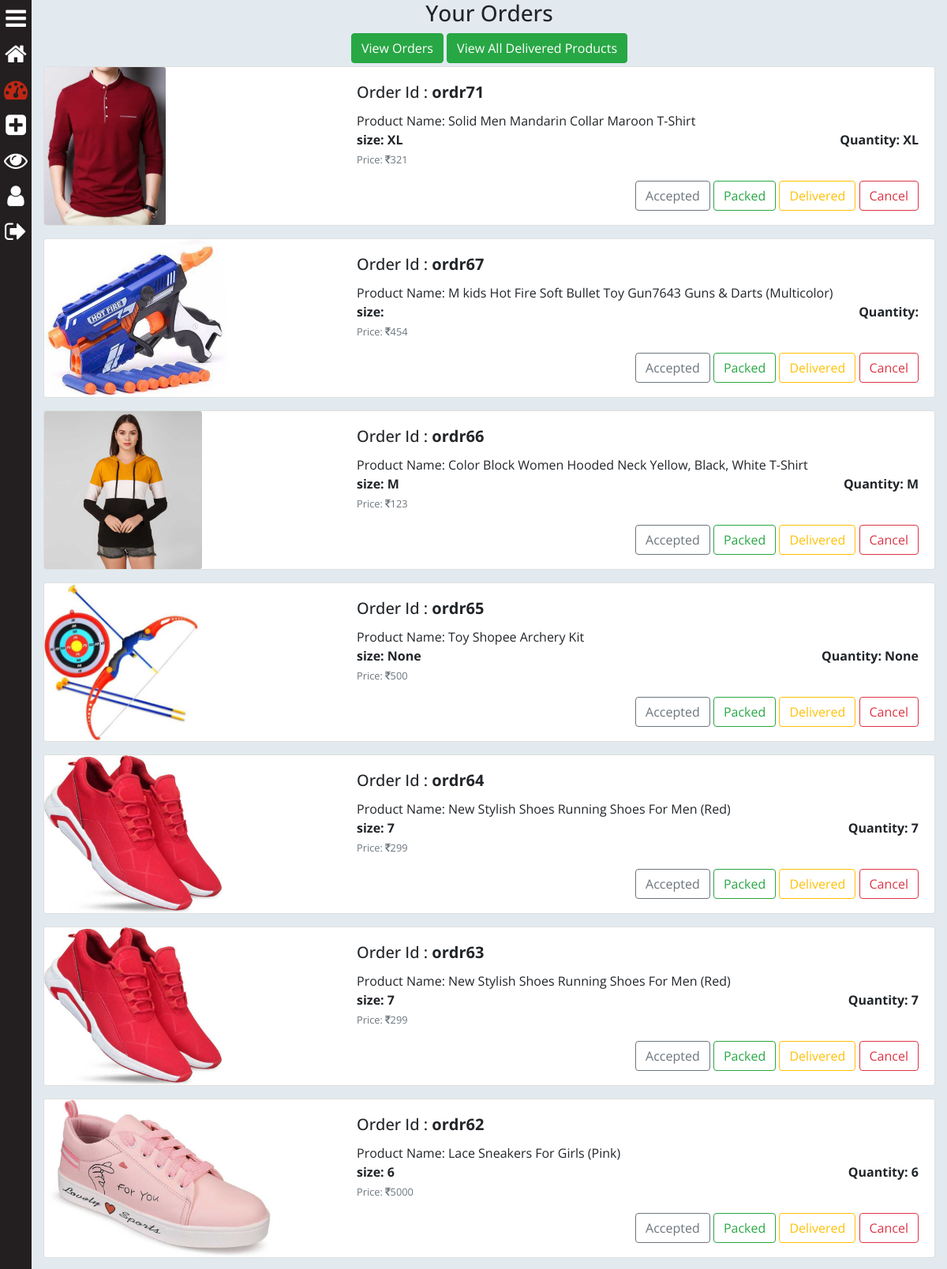
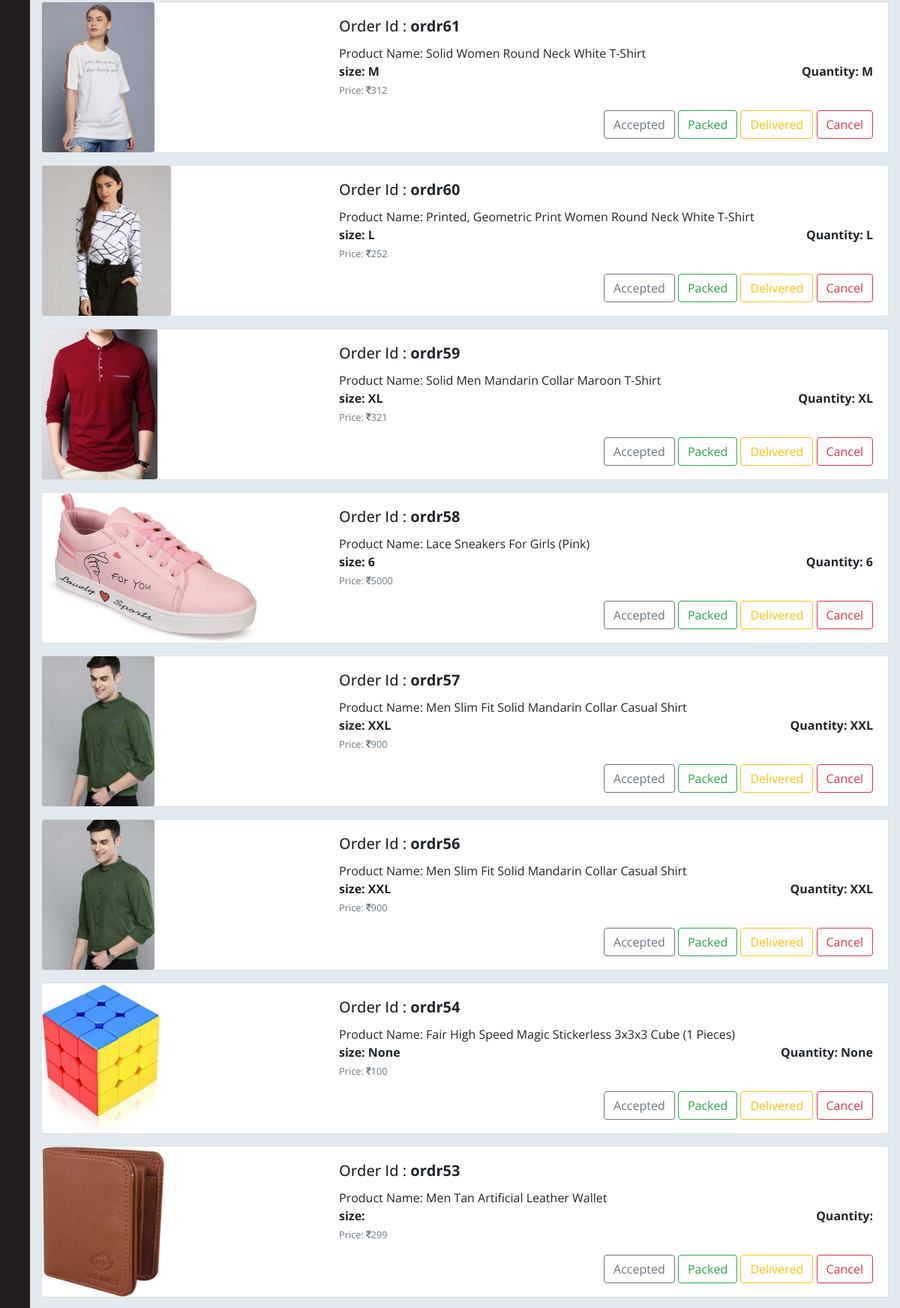
The app's page /seller/ (signed in, upper part) with its own data (2 pictures, top to bottom).
### saler/models.py (models this page shows, shortened)
class Orders(models.Model):
	STATUS_CHOICES = (("Accepted",'Accepted'),("Packed",'Packed'),("On The Way",'On The Way'),("Delivered",'Delivered'),("Cancel",'Cancel'))
	order_id = models.CharField(max_length=50,default='')
	saler = models.CharField(max_length=100,default='wrappers@admin',)
	user = models.ForeignKey(User, default='', on_delete=models.CASCADE)
	products = models.CharField(max_length=50)
	size = models.CharField(max_length=50,default='',null=True)
	status = models.CharField(max_length=15,choices=STATUS_CHOICES,default='')

class Product(models.Model):
	GST_CHOICES = (("0",'0'),("3",'3'),("5",'5'),("12",'12'),("18",'18'),("28",'28'))
	product_id = models.BigAutoField(primary_key=True)
	product_id2 = models.CharField(max_length=100,default='')
	shop = models.ForeignKey(User, on_delete=models.CASCADE,default='')
	product_name = models.CharField(max_length=100)
	category = models.ForeignKey(category, default="", verbose_name="Category", on_delete=models.SET_DEFAULT, null=True)
	subcategory = models.CharField(max_length=50, default="")
	price = models.IntegerField(default=0)
	price_not = models.IntegerField(default=999)
	desc = models.TextField()
	gst = models.CharField(default='0',max_length=3,choices=GST_CHOICES)
	pub_date = models.DateField(auto_now=True)
	image1 = models.ImageField(upload_to='products/images', default="",null=True)
	image2 = models.ImageField(upload_to='products/images', default="",null=True,blank=True)
	image3 = models.ImageField(upload_to='products/images', default="",null=True,blank=True)
	image4 = models.ImageField(upload_to='products/images', default="",null=True,blank=True)
	image5 = models.ImageField(upload_to='products/images', default="",null=True,blank=True)

### saler/views.py (the view)
# urls.py: path('', views.dashboard, name = 'dashboard'),
@login_required
def dashboard(request):
	if request.user.is_superuser or request.user.is_staff:
		if request.method == 'GET':
			odrr = request.GET.get('odrr')
			st = request.GET.get('st')
			if st == 'Cancel':
				o = Orders.objects.filter(order_id=odrr).first()
				o.status = 'Cancel'
				o.save()
			if st == 'Accepted':
				o = Orders.objects.filter(order_id=odrr).first()
				o.status = 'Accepted'
				o.save()
			if st == 'Packed':
				o = Orders.objects.filter(order_id=odrr).first()
				o.status = 'Packed'
				o.save()
			if st == 'Delivered':
				o = Orders.objects.filter(order_id=odrr).first()
				o.status = 'Delivered'
				o.save()
		ordr = [i for i in Orders.objects.filter(saler=request.user) if i.status != 'Cancel' and i.status != 'On The Way' and i.status != 'Delivered'][::-1]
		params = {
				'orders':ordr,
				'dorders': [i for i in Orders.objects.filter(saler=request.user) if i.status != 'Cancel' and i.status == 'On The Way' or i.status == 'Delivered'][::-1],
				'cart_element_no' : len([p for p in MyCart.objects.all() if p.user == request.user]),
				}
		return render(request, 'saler/dashboard.html', params)
	else:
		return redirect("/")

### main/templatetags/app_tags.py (called while the page is built)
@register.filter(name='split')
def split(str, key):
    return str.split(key)

@register.filter(name='remfl')
def remfl(str1, key):
	if str1 != '' and key != '':
		return str(str1)[int(key):-int(key)]

@register.filter(name='product')
def product(str1, key):
	if str1.split(key)[0] != '':
		ppp = Product.objects.filter(product_id=str1.split(key)[0]).first()
		return [ppp.product_name,ppp.image1.url,ppp.price]

### saler/templates/saler/dashboard.html (shortened to what this page needs)
{% extends 'saler/base.html' %}
{% load static %}
{% block saler_head %}
<link rel="stylesheet" href="{% static 'saler/css/home_style.css' %}">
{% endblock saler_head %}
{% block saler_body %}
{% load app_tags %}
<div class="container-fluid">
	<h3 style="text-align: center;">Your Orders</h3>
	<div style="text-align: center;" class="pb-1">
	<a href="#" style="text-align: center;" class="btn btn-success" onclick="document.getElementById('odrs').style.display='block'; document.getElementById('dodrs').style.display='none';">View Orders</a>
	<a href="#" style="text-align: center;" class="btn btn-success" onclick="document.getElementById('odrs').style.display='none'; document.getElementById('dodrs').style.display='block';">View All Delivered Products</a>
	</div>
	<div id="odrs">
	{% for ord in orders %}
	<div class="card mb-3" >
	  <div class="row no-gutters">
	    <div class="col-md-4">
	    	 {% for item in ord.products|split:',' %}
	        {% if item|product:'|'|slice:'0:1'|remfl:'2'%}
	      <img src="{{item|product:'|'|slice:'1:2'|remfl:'2'}}" class="card-img" alt="..." style="max-height: 200px; width: auto;">
	      	{% endif %}
	      	{% endfor %}
	    </div>
	    <div class="col-md-8">
	      <div class="card-body">
	        <h5 class="card-title">Order Id : <strong>{{ord.order_id}}</strong></h5>
	        {% for item in ord.products|split:',' %}
	        {% if item|product:'|'|slice:'0:1'|remfl:'2'%}
	        <p class="card-text m-0">Product Name: {{item|product:'|'|slice:'0:1'|remfl:'2'}}</p>
	        {% endif %}
	      	{% endfor %}
	        <p class="card-text m-0"><b>size: {{ord.size}}</b> <b style="float: right;">Quantity: {{ord.size}}</b></p>
	         {% for item in ord.products|split:',' %}
	        {% if item|product:'|'|slice:'0:1'|remfl:'2'%}
	        <p class="card-text"><small class="text-muted">Price: <i class="fa fa-inr" aria-hidden="true"></i>{{item|product:'|'|slice:'2:3'|remfl:'1'}}</small></p>
	         {% endif %}
	      	{% endfor %}
	        <div style="float: right;">
	        	{% if ord.status in '' %}
	        	<form style="display: inline;">
		        	<button type="submit" class="btn btn-outline-secondary">Accepted</button>
		        </form>
				{% endif %}
		        {% if ord.status != 'Packed' and ord.status != 'Delivered' %}
		        <form style="display: inline;">
					<button type="submit" class="btn btn-outline-success">Packed</button>
				</form>
				{% endif %}
		        {% if ord.status != 'Delivered' %}
		        <form style="display: inline;">
					<button type="submit" class="btn btn-outline-warning">Delivered</button>
				</form>
				{% endif %}
				<form style="display: inline;">
					<button type="submit" class="btn btn-outline-danger">Cancel</button>
				</form>
			</div>
	      </div>
	    </div>
	  </div>
	</div>
	{% endfor %}
	</div>
</div>
{% endblock saler_body %}

### records on screen
Orders: price (picture), order_id "ordr71", size "XL"
Product: products "Solid Men Mandarin Collar Maroon T-Shirt" "Solid Men Mandarin Collar Maroon T-Shirt", products "321" "321"
Orders: price (picture), order_id "ordr67"
Product: products "M kids Hot Fire Soft Bullet Toy Gun7643 Guns & Darts (Multicolor)", products "454"
Orders: price (picture), order_id "ordr66", size "M"
Product: products "Color Block Women Hooded Neck Yellow, Black, White T-Shirt", products "123"
Orders: price (picture), order_id "ordr65", size "None"
Product: products "Toy Shopee Archery Kit", products "500"
Orders: price (picture), order_id "ordr64", size "7"
Product: products "New Stylish Shoes Running Shoes For Men (Red)" "New Stylish Shoes Running Shoes For Men (Red)", products "299" "299"
Orders: price (picture), order_id "ordr63", size "7"
Orders: price (picture), order_id "ordr62", size "6"
Product: products "Lace Sneakers For Girls (Pink)" "Lace Sneakers For Girls (Pink)", products "5000" "5000"
Orders: price (picture), order_id "ordr61", size "M"
Product: products "Solid Women Round Neck White T-Shirt", products "312"
Orders: price (picture), order_id "ordr60", size "L"
Product: products "Printed, Geometric Print Women Round Neck White T-Shirt", products "252"
Orders: price (picture), order_id "ordr59", size "XL"
Orders: price (picture), order_id "ordr58", size "6"
Orders: price (picture), order_id "ordr57", size "XXL"
Product: products "Men Slim Fit Solid Mandarin Collar Casual Shirt" "Men Slim Fit Solid Mandarin Collar Casual Shirt", products "900" "900"
Orders: price (picture), order_id "ordr56", size "XXL"
Orders: price (picture), order_id "ordr54", size "None"
Product: products "Fair High Speed Magic Stickerless 3x3x3 Cube (1 Pieces)", products "100"
Orders: price (picture), order_id "ordr53"
Product: products "Men Tan Artificial Leather Wallet", products "299"
